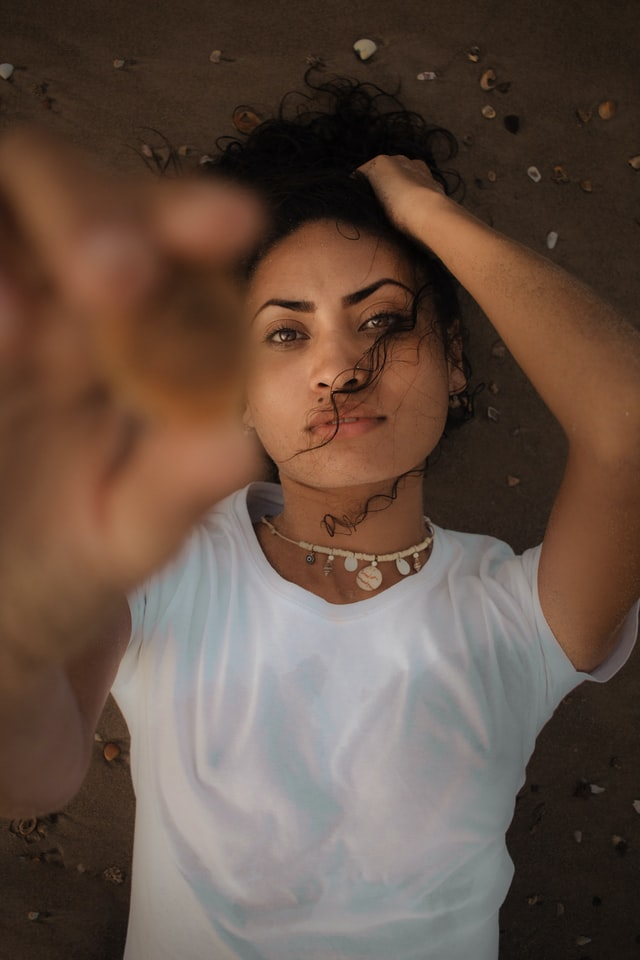
#> input picture examples/beach_girl.jpg, 640 x 960 px
$ python colorwheel_histogram.py
#> lines starting #> are read from the running program, lines starting #| are printed output that depends on the picture
from PIL import Image
import colorsys
import numpy as np
import matplotlib.pyplot as plt

# Get source image
source_image_path = input("")
#> the answer given: examples/beach_girl.jpg
source = Image.open(source_image_path).convert('RGB')
#> source is the input picture: PIL image 640x960 RGB; mean R, G, B 100.1, 79.6, 67.8

THETA = []
R = []
C = []

for i in range(0, source.width, 5):
    for j in range(0, source.height, 5):
        r, g, b = source.getpixel((i, j))
        h, s, v = colorsys.rgb_to_hsv(r/255, g/255, b/255)

        THETA.append(2 * np.pi * h)
        R.append(s)
        C.append([r/255, g/255, b/255, 0.25])
#> after the loop, C = 24576 items; R = 24576 items; THETA = 24576 items

#plt.rcParams['figure.dpi'] = 700
fig, ax = plt.subplots(subplot_kw={'projection': 'polar'}, figsize=(5,5))

ax.scatter(THETA, R, 1, C)

ax.set_rmax(1)
ax.set_rticks([0.25,0.5,0.75,1])
#ax.set_thetagrids(np.arange(0, 360, 60))
ax.set_thetagrids(np.arange(0, 360, 60), ['R', 'Y', 'G', 'C', 'B', 'M'])
ax.set_yticklabels(['']*4)
ax.set_aspect(1)

plt.show()
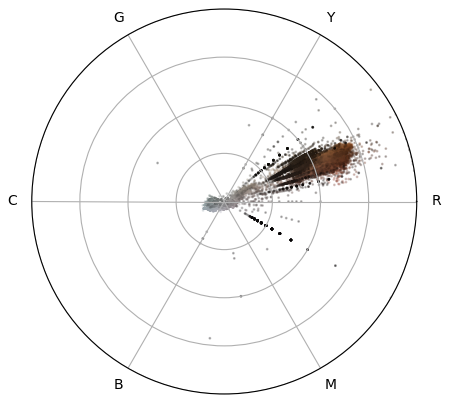
#> figure drawn by matplotlib, 1 panel
